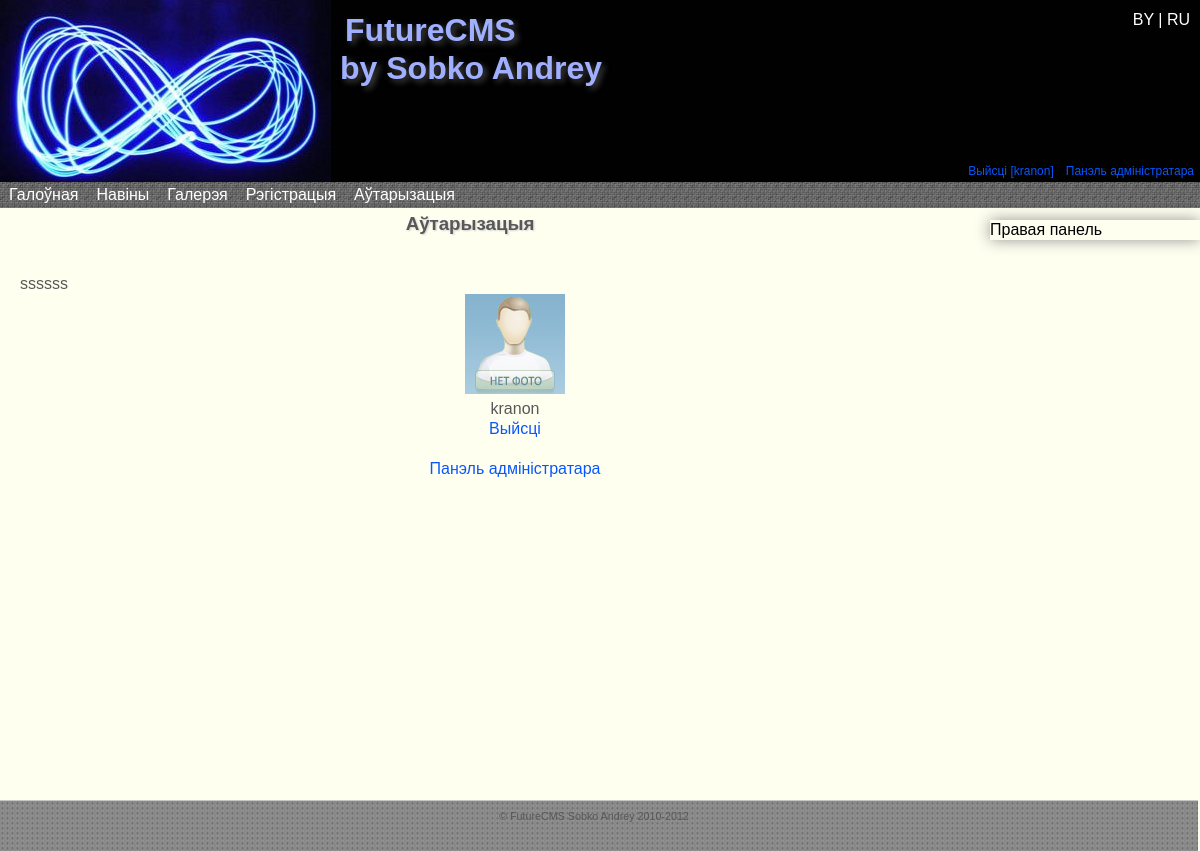
/Avtorizatsiya.php (signed in), run on the app's committed database.
### tables this page shows
CREATE TABLE IF NOT EXISTS `settings` (
  `id` int(11) NOT NULL AUTO_INCREMENT,
  `siteName` varchar(300) NOT NULL,
  `siteHeader` varchar(300) NOT NULL,
  `siteFooter` varchar(300) NOT NULL,
  `metaTitle` varchar(300) NOT NULL,
  `metaKeywords` varchar(300) NOT NULL,
  `metaDescription` varchar(300) NOT NULL,
  `metaCharset` varchar(300) NOT NULL,
  PRIMARY KEY (`id`)
);

CREATE TABLE IF NOT EXISTS `menu` (
  `id` int(11) NOT NULL AUTO_INCREMENT,
  `num` int(11) NOT NULL,
  `lang1` varchar(50) NOT NULL,
  `lang2` varchar(50) NOT NULL,
  `link` text NOT NULL,
  `published` int(11) NOT NULL DEFAULT '0',
  `in` int(2) NOT NULL DEFAULT '0',
  PRIMARY KEY (`id`)
);

CREATE TABLE IF NOT EXISTS `page` (
  `id` int(11) NOT NULL AUTO_INCREMENT,
  `lang1` varchar(150) NOT NULL,
  `lang2` varchar(150) NOT NULL,
  `link` varchar(200) NOT NULL,
  `text_lang1` longtext NOT NULL,
  `text_lang2` longtext NOT NULL,
  `in_menu` int(11) NOT NULL DEFAULT '0',
  PRIMARY KEY (`id`)
);

### core/config.php (called while the page is built, shortened)
<?php
include 'classes/base.class.php';
$db = new DataBase('localhost','root','root');
$db->SelectDataBase('future_cms');
$sql="SELECT `id`,`siteName`,`siteHeader`,`siteFooter`,`metaTitle`,`metaKeywords`,`metaDescription`,`metaCharset` FROM `settings`";
$res=$db->query($sql);
while ($row = mysql_fetch_array($res)){
	$site['lang'.$row['id']]=array(
			'name'=>$row['siteName'],
			'header'=>$row['siteHeader'],
			'footer'=>$row['siteFooter']
		);
}
$site['version']='12.13.5';
?>

### core/classes/base.class.php (the view, shortened to what this page needs)
<?php
class DataBase{
    private $host= '';
    private $user= '';
    private $pass= '';
    private $connection;
    public function __construct($host="",$user="",$pass=""){
        $this->host = $host;
        $this->user = $user;
        $this->pass = $pass;
    }
    public function connect(){
		$this->connection = mysql_connect($this->host,$this->user,$this->pass) or die("could not connect to DB");
        return $this->connection;
    }
	public static function query($sql){
		$res=mysql_query($sql) or die(mysql_error());
		return $res;
    }
    public function MenuRead($lang,$dir=''){
		if($this->connection){
			$sql="SELECT `id`,`num`,`link`,`".$lang."`,`in` FROM `menu` WHERE `published`='1' ORDER BY `num`;";
            $result = self::query($sql);
			while ($row = mysql_fetch_array($result, MYSQL_BOTH)){
				$menu[$row['num']]=array(
						'id'=>$row['id'],
						'in'=>$row['in'],
						'name'=>$row[$lang],
						'link'=>$row['link']
						);
			}
			foreach($menu as $val){
					if ($val['in']==0){
						echo '<li><a href="'.$val['link'].'">'.$val['name'].'</a>';
						echo '<ul>';
						echo '</ul></li>';
					}
				}
        }
    }
    public function ReadPageName($PageLink,$lang){
		if($this->connection){
            $sql="SELECT `".$lang."` FROM `page` WHERE `link` = '".$PageLink."'";
			$result=self::query($sql);
			while ($row = mysql_fetch_array($result, MYSQL_BOTH)){
				$pageData=$row[$lang];
			}
			return $pageData;
        }
    }
    public function WordsTranslate($lang){
		if($this->connection){
			$num=1;
			$sql="SELECT `".$lang."` FROM `language`";
			$result = self::query($sql);
			while ($row = mysql_fetch_array($result, MYSQL_BOTH)){
				$word[$num]=$row[$lang];
				$num++;
			}
			return $word;
        }
    }
}
?>

### core/html_templates/html_template.php (shortened to what this page needs)
<!DOCTYPE html PUBLIC "-//W3C//DTD XHTML 1.0 Strict//EN" "http://www.w3.org/TR/xhtml1/DTD/xhtml1-strict.dtd">
<html xmlns="http://www.w3.org/1999/xhtml">
<head>
    <link rel="stylesheet" href="design/style_main.css" type="text/css" media="screen, projection" />
	<link rel="stylesheet" href="design/droppy.css" type="text/css" media="screen, projection" />
    <link rel="stylesheet" href="design/form_err.css" type="text/css" media="screen, projection" />
	<?php echo $style;?>
</head>
<body>
    <div id="wrapper">
        <div id="header" align="left" class="head_grad">
            <div id="symbol">
                <a href="index.php"><img src="design/symbol.png" class="iePNG"></a>
            </div>
			<div id="lang">
				<a href="core/lang1.php"> BY </a>|<a href="core/lang2.php"> RU </a>
			</div>
            <br /><h1><?php echo $header;?></h1><br />
            <div id="user">
                <?php
                    if ($_SESSION['login']==NULL){
                        echo '<a href="/Avtorizatsiya.php" id="ln">'.$word[1].'</a>
                        <a href="/Registratsiya.php">'.$word[2].'</a>';
                    }
                    else{
                        echo '<a href="core/logout.php"> '.$word[4].' ['.$_SESSION['login'].']</a>';
                    }
                    if (($_SESSION['group']=='1')|($_SESSION['group']=='2')){
                        echo '<a href="core/admin_p/">'.$word[3].'</a>';
                    }
                ?>
            </div>
        </div>
        <div id="middle">
            <div id="menu"class="menu_grad">
                <ul id="nav">
                    <?php $db->MenuRead($lang);?>
                </ul>
            </div>
            <div id="container">
                <div id="content">
                    <h3><?php echo $name;?></h3>
ssssss
                    <?php
		echo $form;
	?>
                </div>
            </div>
            <?php include 'core/sideRight.php';?>
            </div>
            </div>
            <div id="footer" align="center">
            <?php
                echo $footer;
            ?>
        </div>
    </body>
</html>

### core/sideRight.php
<?php
$sql="SELECT `text_".$lang."` FROM `page` WHERE `link`='RightSideBar'";
$result = $db->query($sql);
while ($row = mysql_fetch_array($result)){
	echo $row[0];
}
?>

### design/style_main.css (style rules this page uses)
* { margin: 0; padding: 0; }
html { height: 100%; }
body { font: 1em/1.250em Arial, Tahoma, Verdana, sans-serif; width: 100%; height: 100%; min-height:100%; background: #FFFFFF; position:relative; background-color: #FFFFF0; }
a { color: blue; outline: none; text-decoration: underline; }
p { margin: 0 5px 18px; }
img { border: none; }
#wrapper { position: relative; width: 100%; min-width: 1000px; margin: 0 auto; padding: 0; min-height: 100%; height: auto !important; height: 100%; }
#header { position: relative; height: 185px; background-color: #010101; }
#header h1 { position: absolute; margin-left: 340px; color: #A1AFFF; text-shadow: #494949 0.1em 0.1em 0.2em; }
#user { float: right; margin-top: 120px; }
#user a { padding:3px 6px; font-size: 0.75em; color:#0956fe; text-decoration:none; }
#menu { position: relative; float: left; width: 100%; height: 25px; top:-6px; padding: 0 0 1px 0; color:#FFFFFF; z-index: 5; background-image: url('menu2.jpg'); }
#symbol { position: relative; float: left; }
#lang { position: relative; float: right; right: 10px; top:10px; color: #FFFFFF; z-index: 2; }
#lang a { color: #FFFFFF; text-decoration: none; }
#middle { width: 100%; padding: 0 0 100px; height: 1%; }
#middle:after { content: '.'; display: block; clear: both; visibility: hidden; height: 0; }
#container { width: 100%; float: left; overflow: hidden; }
#content { position: relative; float: left; padding: 40px 230px 0 20px; color: #585858; min-height:100%; width: 75%; }
#content h3 { position: relative; top: -40px; text-shadow: #D2D2D2 0.07em 0.07em 0.1em; text-align: center; }
#sideRight { position: absolute; float: right; width: 210px; top: 220px; right: 0px; box-shadow:#949494 0 0 15px; -moz-box-shadow:#949494 0 0 15px; -webkit-box-shadow:#949494 0 0 15px; }
#footer { position: relative; width: 99%; min-width: 990px; height: 40px; padding: 5px 10px 5px 0; background-image: url('footer.jpg'); color: #585858; font-size: 0.67em; border-top: #C5C5C5 solid 1px; }

### design/droppy.css (style rules this page uses)
#nav { display: block; margin: 0 0 10px 0; padding: 0; position: relative; }
#nav li { display: block; list-style: none; margin: 0; padding: 0; float: left; position: relative; }
#nav a { display: block; }
#nav a { text-decoration:none; color: white; font-size: 1em; padding: 3px 9px 3px 9px; margin-bottom: -1px; }

### data on the page
settings: siteHeader "FutureCMS by Sobko Andrey", siteFooter "© FutureCMS Sobko Andrey 2010-2012"
menu: lang1 "Галоўная"
menu: lang1 "Навіны"
menu: lang1 "Галерэя"
menu: lang1 "Рэгістрацыя"
menu: lang1 "Аўтарызацыя"
page: lang1 "Аўтарызацыя"
page: text_lang1 "Правая панель"

### other printed values
$word[4] "Выйсці"
$_SESSION['login'] "kranon"
$word[3] "Панэль адміністратара"
